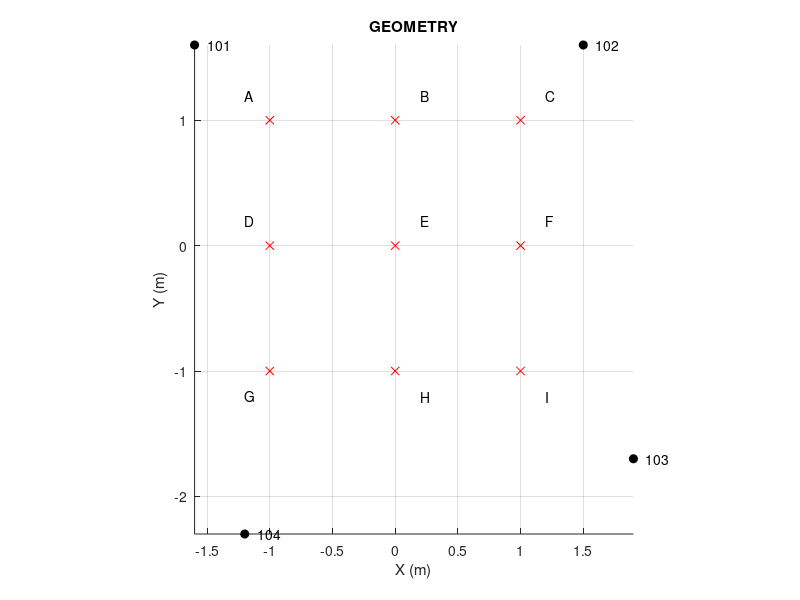

Here is the MATLAB script that generated this plot: (Note: this script raises an error after producing the figure.)
%% UWB lab 4 - indoor tracking with 4 PulsOn 410 units
clear all;
close all;
%Positions of the 4 units in meters
P101 = [-1.6,1.6];           
P102 = [1.5,1.6];        
P103 = [1.9,-1.7];
P104 = [-1.2,-2.3];

% % Positions of the 4 units in meters
% P101 = [-1.35,2];           
% P102 = [-1.32,-1.5];        
% P103 = [1.73,2];        
% P104 = [1.90,-1.54];    


figure;
hold on; grid
plot(P101(1),P101(2),'ok','markerfacecolor','k');text(P101(1)+.1,P101(2),'101')
plot(P102(1),P102(2),'ok','markerfacecolor','k');text(P102(1)+.1,P102(2),'102')
plot(P103(1),P103(2),'ok','markerfacecolor','k');text(P103(1)+.1,P103(2),'103')
plot(P104(1),P104(2),'ok','markerfacecolor','k');text(P104(1)+.1,P104(2),'104')
    
plot(-1,1,'xr');text(-1.2,1.2,'A')
plot(0,1,'xr');text(.2,1.2,'B')
plot(1,1,'xr');text(1.2,1.2,'C')
plot(-1,0,'xr');text(-1.2,0.2,'D')
plot(0,0,'xr');text(.2,0.2,'E')
plot(1,0,'xr');text(1.2,0.2,'F')
plot(-1,-1,'xr');text(-1.2,-1.2,'G')
plot(0,-1,'xr');text(.2,-1.2,'H')
plot(1,-1,'xr');text(1.2,-1.2,'I')

axis image
title('GEOMETRY');xlabel('X (m)');ylabel('Y (m)')


%% ------------------------ Time zero calibration -------------------------
% !!!!!!!!!! NOT ESSENTIAL !!!!!!!!!!!!!
% Sphere placed at (0,0)%
% Loading data for t0 cal
%cd('Q:\UWB LAB Tracking\P');
% Load data from unit 101
[config,control,scans] = readMrmRetLog('sphere101006.csv');
Nscans101 = length(scans);
tstmp101 = [scans.T];
data101 = [scans.scn];
data101 = reshape(data101,[],Nscans101);
% Load data from unit 102
[config,control,scans] = readMrmRetLog('sphere102006.csv');
Nscans102 = length(scans);
tstmp102 = [scans.T];
data102 = [scans.scn];
data102 = reshape(data102,[],Nscans102);
% Load data from unit 103
[config,control,scans] = readMrmRetLog('sphere103006.csv');
Nscans103 = length(scans);
tstmp103 = [scans.T];
data103 = [scans.scn];
data103 = reshape(data103,[],Nscans103);
% Load data from unit 103
[config,control,scans] = readMrmRetLog('sphere102006.csv');
Nscans104 = length(scans);
tstmp104 = [scans.T];
data104 = [scans.scn];
data104 = reshape(data104,[],Nscans104);

% Load Sphere backgrounds

[config,control,scans] = readMrmRetLog('BGsphere101007.csv');
BGNscans101 = length(scans);
BGtstmp101 = [scans.T];
BGdata101 = [scans.scn];
BGdata101 = reshape(BGdata101,[],BGNscans101);
% Load data from unit 102
[config,control,scans] = readMrmRetLog('BGsphere102007.csv');
BGNscans102 = length(scans);
BGtstmp102 = [scans.T];
BGdata102 = [scans.scn];
BGdata102 = reshape(BGdata102,[],BGNscans102);
% Load data from unit 103
[config,control,scans] = readMrmRetLog('BGsphere103007.csv');
BGNscans103 = length(scans);
BGtstmp103 = [scans.T];
BGdata103 = [scans.scn];
BGdata103 = reshape(BGdata103,[],BGNscans103);
% Load data from unit 103
[config,control,scans] = readMrmRetLog('BGsphere104007.csv');
BGNscans104 = length(scans);
BGtstmp104 = [scans.T];
BGdata104 = [scans.scn];
BGdata104 = reshape(BGdata104,[],BGNscans104);

% fast time / range uncalibrated
t = linspace(scans(1).Tstrt,scans(1).Tstp,scans(1).Nscn)/1000;   % ns
rng = 3e8*(t-t(1))/2e9; % m

% 101
figure;imagesc(abs(data103));title('101')
%BG103 = repmat(mean(data103(:,50:110),2),1,Nscans103);
BG101 = repmat(mean(BGdata101,2),1,Nscans101);
data101bg = data101 - BG101;
figure;imagesc(abs(data101bg(200:400,:)));title('101')

rngSph101 = rng(230); % range of sphere in unit 101 (m)
rngSph101Real = norm(P101); % real range from unit 101 (m)
rngOffset101 = rngSph101Real - rngSph101; % range offset for unit 103

% 102
figure;imagesc(abs(data102));title('102')
%BG102 = repmat(mean(data102(:,50:110),2),1,Nscans102);
BG102 = repmat(mean(BGdata102,2),1,Nscans102);
data102bg = data102 - BG102;
figure;imagesc(abs(data102bg));title('102')

rngSph102 = rng(317); % range of sphere in unit 102 (m)
rngSph102Real = norm(P102); % real range from unit 102 (m)
rngOffset102 = rngSph102Real - rngSph102; % range offset for unit 102

% 103
figure;imagesc(abs(data103));title('103')
%BG103 = repmat(mean(data103(:,50:110),2),1,Nscans103);
BG103 = repmat(mean(BGdata103,2),1,Nscans103);
data103bg = data103 - BG103;
figure;imagesc(abs(data103bg));title('103')

rngSph103 = rng(395); % range of sphere in unit 103 (m)
rngSph103Real = norm(P103); % real range from unit 103 (m)
rngOffset103 = rngSph103Real - rngSph103; % range offset for unit 103

% 104
figure;imagesc(abs(data104));title('104')
%BG103 = repmat(mean(data103(:,50:110),2),1,Nscans103);
BG104 = repmat(mean(BGdata104,2),1,Nscans104);
data104bg = data104 - BG104;
figure;imagesc(abs(data104bg));title('104')

rngSph104 = rng(345); % range of sphere in unit 103 (m)
rngSph104Real = norm(P104); % real range from unit 103 (m)
rngOffset104 = rngSph104Real - rngSph104; % range offset for unit 103


%% Loading Data for tracking
%cd('D:\EDUCATION\UWB - Q4\Tracking lab\Data');
% Load data from unit 101
[config,control,scans] = readMrmRetLog('A101008.csv');
Nscans101 = length(scans);
tstmp101 = [scans.T];
data101 = [scans.scn];
data101 = reshape(data101,[],Nscans101);
% Load data from unit 102
[config,control,scans] = readMrmRetLog('A102008.csv');
Nscans102 = length(scans);
tstmp102 = [scans.T];
data102 = [scans.scn];
data102 = reshape(data102,[],Nscans102);
% Load data from unit 103
[config,control,scans] = readMrmRetLog('A103008.csv');
Nscans103 = length(scans);
tstmp103 = [scans.T];
data103 = [scans.scn];
data103 = reshape(data103,[],Nscans103);
% Load data from unit 104
[config,control,scans] = readMrmRetLog('A103008.csv');
Nscans104 = length(scans);
tstmp104 = [scans.T];
data104 = [scans.scn];
data104 = reshape(data104,[],Nscans104);

%% Data alignment
TStampStart = max([tstmp101(1),tstmp102(1),tstmp103(1),tstmp104(1)]);
TStampStop = min([tstmp101(end),tstmp102(end),tstmp103(end),tstmp104(end)]);

t101start_i = find(tstmp101>=TStampStart,1,'first');
t101stop_i = find(tstmp101<=TStampStop,1,'last');

t102start_i = find(tstmp102>=TStampStart,1,'first');
t102stop_i = find(tstmp102<=TStampStop,1,'last');

t103start_i = find(tstmp103>=TStampStart,1,'first');
t103stop_i = find(tstmp103<=TStampStop,1,'last');

t104start_i = find(tstmp104>=TStampStart,1,'first');
t104stop_i = find(tstmp104<=TStampStop,1,'last');

data101_algnd = data101(:,t101start_i:t101stop_i);
data102_algnd = data102(:,t102start_i:t102stop_i);
data103_algnd = data103(:,t103start_i:t103stop_i);
data104_algnd = data104(:,t104start_i:t104stop_i);

[Nsamp,Nscans101] = size(data101_algnd);
[Nsamp,Nscans102] = size(data102_algnd);
[Nsamp,Nscans103] = size(data103_algnd);
[Nsamp,Nscans104] = size(data104_algnd);

figure;imagesc(abs(data101_algnd));title('101')
figure;imagesc(abs(data102_algnd));title('102')
figure;imagesc(abs(data103_algnd));title('103')
figure;imagesc(abs(data104_algnd));title('104')

%% Background removal
BGidx = 110:130;  % select the slow time indexes containing the background data
BG101 = mean(data101_algnd(:,BGidx),2);   
BG102 = mean(data102_algnd(:,BGidx),2);
BG103 = mean(data103_algnd(:,BGidx),2);
BG104 = mean(data104_algnd(:,BGidx),2);

data101_algnd_bg = data101_algnd - repmat(BG101,1,Nscans101); % remove background
data102_algnd_bg = data102_algnd - repmat(BG102,1,Nscans102);
data103_algnd_bg = data103_algnd - repmat(BG103,1,Nscans103);
data104_algnd_bg = data104_algnd - repmat(BG104,1,Nscans104);

figure;imagesc(abs(data101_algnd_bg));title('101')
figure;imagesc(abs(data102_algnd_bg));title('102')
figure;imagesc(abs(data103_algnd_bg));title('103')
figure;imagesc(abs(data104_algnd_bg));title('104')

Motionidx = 25:95;  % select the slow time indexes containing the trajectory data
path101 = data101_algnd_bg(:,Motionidx); 
path102 = data102_algnd_bg(:,Motionidx);
path103 = data103_algnd_bg(:,Motionidx);
path104 = data104_algnd_bg(:,Motionidx);

% normalisation
path101 = path101/max(abs(path101(:))); 
path102 = path102/max(abs(path102(:))); 
path103 = path103/max(abs(path103(:)));
path104 = path104/max(abs(path104(:)));

figure;imagesc(abs(path101));title('101')
figure;imagesc(abs(path102));title('102')
figure;imagesc(abs(path103));title('103')
figure;imagesc(abs(path104));title('104');
%% Motion filter FIR4 if backgound subtraction unsuccessful (needed for some trajectories)
Motionidx = 20:75;
w = [1 -.6 -.3 -.1];

path101 = filter(w,1,data101_algnd,[],2);
path102 = filter(w,1,data102_algnd,[],2);
path103 = filter(w,1,data103_algnd,[],2);
path104 = filter(w,1,data104_algnd,[],2);

% normalisation
path101 = path101(:,Motionidx)/max(max(abs(path101(:,Motionidx)))); 
path102 = path102(:,Motionidx)/max(max(abs(path102(:,Motionidx)))); 
path103 = path103(:,Motionidx)/max(max(abs(path103(:,Motionidx))));
path104 = path104(:,Motionidx)/max(max(abs(path104(:,Motionidx))));

figure;imagesc(abs(path101));title('101')
figure;imagesc(abs(path102));title('102')
figure;imagesc(abs(path103));title('103')
figure;imagesc(abs(path104));title('104');

%% Range estimation
% fast time / range uncalibrated
t = linspace(scans(1).Tstrt,scans(1).Tstp,scans(1).Nscn)/1000;   % ns
rng = 3e8*(t-t(1))/2e9; % m
[Nrng,Nscans] = size(path101);
t_slow = 0:.5:.5*(Nscans-1);

% 101
close all;
estimated_range=[];
for i1=1:Nscans % Long time
    i2 = 80; % Avoiding picking antenna coupling
    while abs(path101(i2,i1)) < 0.04 && i2 < Nrng-1    % threshold 0.06
        i2 = i2 + 1;
    end
    estimated_range(i1) = rng(i2);
end
figure;plot(estimated_range)
median_range101 = medfilt1(estimated_range,3)+rngOffset101;
figure;imagesc(t_slow,rng,abs(path101));title('101')
hold
plot(t_slow,median_range101,'w')  % readjust the threshold and coupling index based on this plot

% 102
estimated_range=[];
for i1=1:Nscans % Long time
    i2 = 1; % Avoiding picking antenna coupling
    while abs(path102(i2,i1)) < 0.09 && i2 < Nrng-2
        i2 = i2 + 1;
    end
    estimated_range(i1) = rng(i2);
end
figure;plot(estimated_range)
median_range102 = medfilt1(estimated_range,3);%+rngOffset102;
figure;imagesc(t_slow,rng,abs(path102));title('102')
hold
plot(t_slow,median_range102,'w')

% 103
estimated_range=[];
for i1=1:Nscans % Long time
    i2 = 100; % Avoiding picking antenna coupling
    while abs(path103(i2,i1)) < 0.07 && i2 < Nrng-1
        i2 = i2 + 1;
    end
    estimated_range(i1) = rng(i2);
end
figure;plot(estimated_range)
median_range103 = medfilt1(estimated_range,3);%+rngOffset103;
figure;imagesc(t_slow,rng,abs(path103));title('103')
hold
plot(t_slow,median_range103,'w')

% 104
estimated_range=[];
for i1=1:Nscans % Long time
    i2 = 100; % Avoiding picking antenna coupling
    while abs(path104(i2,i1)) < 0.04 && i2 < Nrng-1
        i2 = i2 + 1;
    end
    estimated_range(i1) = rng(i2);
end
figure;plot(estimated_range)
median_range104 = medfilt1(estimated_range,3);%+rngOffset104;
figure;imagesc(t_slow,rng,abs(path104));title('104')
hold
plot(t_slow,median_range104,'w')

%% Target localisation

for scani = 1:Nscans
    [a, b] = circcirc(P101(1),P101(2),median_range101(scani),P102(1),P102(2),median_range102(scani));
    x12(scani,:) = a;
    y12(scani,:) = b;
end
figure;plot(x12(:,1),y12(:,2));title('101 - 102');axis([-1.5 1.5 -1.5 1.5])   

for scani = 1:Nscans
    [a, b] = circcirc(P101(1),P101(2),median_range101(scani),P103(1),P103(2),median_range103(scani));
    x13(scani,:) = a;
    y13(scani,:) = b;
end
figure;plot(x13(:,1),y13(:,2));title('101 - 103');axis([-1.5 1.5 -1.5 1.5])    

for scani = 1:Nscans
    [a, b] = circcirc(P101(1),P101(2),median_range101(scani),P104(1),P104(2),median_range104(scani));
    x14(scani,:) = a;
    y14(scani,:) = b;
end
figure;plot(x14(:,1),y14(:,2));title('101 - 104');axis([-1.5 1.5 -1.5 1.5])  

for scani = 1:Nscans
    [a, b] = circcirc(P102(1),P102(2),median_range102(scani),P103(1),P103(2),median_range103(scani));
    x23(scani,:) = a;
    y23(scani,:) = b;
end
figure;plot(x23(:,2),y23(:,2));title('102 - 103');axis([-1.5 1.5 -1.5 1.5])  

for scani = 1:Nscans
    [a, b] = circcirc(P102(1),P102(2),median_range102(scani),P104(1),P104(2),median_range104(scani));
    x24(scani,:) = a;
    y24(scani,:) = b;
end
figure;plot(x24(:,1),y24(:,1));title('102 - 104');axis([-1.5 1.5 -1.5 1.5])  

for scani = 1:Nscans
    [a, b] = circcirc(P103(1),P103(2),median_range103(scani),P104(1),P104(2),median_range104(scani));
    x34(scani,:) = a;
    y34(scani,:) = b;
end
figure;plot(x34(:,2),y34(:,2));title('103 - 104');axis([-1.5 1.5 -1.5 1.5])  


%% FINAL PLOT
% x = nanmean([x14(:,1),x24(:,2),x34(:,2),x12(:,1)],2);
% y = nanmean([y14(:,2),y24(:,1),y34(:,2),y12(:,2)],2);
% 
x = nanmean([x24(:,1)],2);
y = nanmean([y24(:,1)],2);


figure;plot(smooth(x,3),smooth(y,3),'linewidth',2);axis([-2.5 2.5 -3 3]);grid
hold on
plot(P101(1),P101(2),'ok','markerfacecolor','k');text(P101(1)+.1,P101(2),'101')
plot(P102(1),P102(2),'ok','markerfacecolor','k');text(P102(1)+.1,P102(2),'102')
plot(P103(1),P103(2),'ok','markerfacecolor','k');text(P103(1)+.1,P103(2),'103')
plot(P104(1),P104(2),'ok','markerfacecolor','k');text(P104(1)+.1,P104(2),'104')
    
plot(-1,1,'xr');text(-1.2,1.2,'A')
plot(0,1,'xr');text(.2,1.2,'B')
plot(1,1,'xr');text(1.2,1.2,'C')
plot(-1,0,'xr');text(-1.2,0.2,'D')
plot(0,0,'xr');text(.2,0.2,'E')
plot(1,0,'xr');text(1.2,0.2,'F')
plot(-1,-1,'xr');text(-1.2,-1.2,'G')
plot(0,-1,'xr');text(.2,-1.2,'H')
plot(1,-1,'xr');text(1.2,-1.2,'I')

axis image
title('AEI trajectory');xlabel('X (m)');ylabel('Y (m)')

%% Least Square method:
Theta_x = zeros(1, Nscans);
Theta_y = zeros(1, Nscans);

    x1 = P101(1);
    x2 = P102(1);
    x3 = P103(1);
    x4 = P104(1);
    
    y1 = P101(2);
    y2 = P102(2);
    y3 = P103(2);
    y4 = P104(2);

for i = 1:Nscans
    
    r1 = median_range101(i);
    r2 = median_range102(i);
    r3 = median_range103(i);
    r4 = median_range104(i);
    
    
    
    X = [r1^2 - r4^2 - x1^2 + x4^2 - y1^2 + y4^2; r2^2 - r4^2 - x2^2 + x4^2 - y2^2 + y4^2; ... 
        r3^2 - r4^2 - x3^2 + x4^2 - y3^2 + y4^2];
    
    H = 2.* [(x4 - x1) (y4 - y1);  (x4 - x2) (y4 - y2); (x4 - x3) (y4 - y3)];
    
    Theta = inv(H'*H) * H' * X;
    Theta_x(i) = Theta(1);
    Theta_y(i) = Theta(2);
    
    
    

    
    
    
end

    figure;plot(smooth(Theta_x,3),smooth(Theta_y,3),'linewidth',2);axis([-2.5 2.5 -3 3]);grid
    hold on
    plot(P101(1),P101(2),'ok','markerfacecolor','k');text(P101(1)+.1,P101(2),'101')
    plot(P102(1),P102(2),'ok','markerfacecolor','k');text(P102(1)+.1,P102(2),'102')
    plot(P103(1),P103(2),'ok','markerfacecolor','k');text(P103(1)+.1,P103(2),'103')
    plot(P104(1),P104(2),'ok','markerfacecolor','k');text(P104(1)+.1,P104(2),'104')

    plot(-1,1,'xr');text(-1.2,1.2,'A')
    plot(0,1,'xr');text(.2,1.2,'B')
    plot(1,1,'xr');text(1.2,1.2,'C')
    plot(-1,0,'xr');text(-1.2,0.2,'D')
    plot(0,0,'xr');text(.2,0.2,'E')
    plot(1,0,'xr');text(1.2,0.2,'F')
    plot(-1,-1,'xr');text(-1.2,-1.2,'G')
    plot(0,-1,'xr');text(.2,-1.2,'H')
    plot(1,-1,'xr');text(1.2,-1.2,'I')

    axis image
    title('AEI trajectory');xlabel('X (m)');ylabel('Y (m)')

    